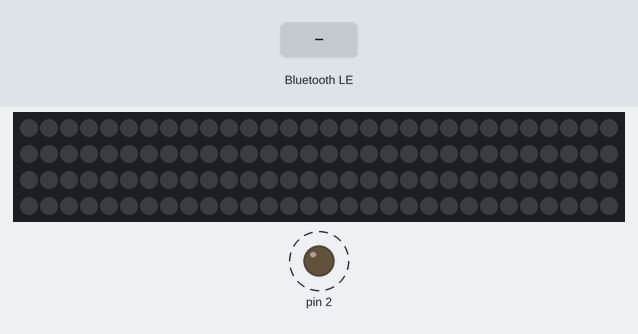
A sketch run on a simulated Arduino Uno, built for the host (arithmetic inside an expression is 32-bit, double 64-bit). On the bench: 120 RGB LEDs in strip order, left to right, continuing on the next row, output pins drawn as LEDs (lit = HIGH). Dashed ring = blinking. The test bench sets the inputs (shaded band). Nothing arrives over Bluetooth unless stated; a phone connects over Bluetooth LE 3 s after start; what the sketch prints to the serial monitor is not drawn.

Above: at 1.2 s.
1.3 s: Bluetooth LE write "1" received
Timing chart, 0 to 10.3 s (numbered marks = the images above; inputs shaded):
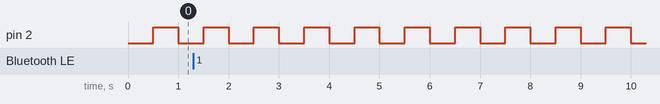

The sketch:

ble-console.ino
```cpp
#include "hardware-strip.h"
#include "ble.h"

System sys;
AdafruitStripView view;
BLE ble;

void setup() {
	Serial.begin(115200);
	pinMode(2, OUTPUT);

	System_init(&sys);
	AdafruitStripView_init(&view, &sys.strip);
	ble.begin(&sys);
}

void loop() {
	digitalWrite(2, (millis() / 500) % 2);
	System_loop(&sys);
	AdafruitStripView_update(&view);
}
```

ble.h
```cpp
#ifndef BLE_H
#define BLE_H

#include <Arduino.h>
#include <BLEDevice.h>
#include <BLEServer.h>
#include <BLEUtils.h>
#include <BLE2902.h>
#include "system.h"

#define STRIP_SERVICE_UUID   "cc17afa2-f14c-4d89-a9a2-079f0f5f1a0a"
#define STRIP_IDENTITY_UUID  "f9e9d826-113d-4f15-815e-dab5ce822b96"
#define STRIP_COMMAND_UUID   "c864acdf-4712-4e28-becf-8cb6fddc71a9"
#define STRIP_ACTION_UUID    "fb4163e4-1e6a-4cfd-bd15-75433c54c71c"

class BLE;

// -------------------------------------------------------
//  Handler declarations – only method signatures
// -------------------------------------------------------

class BLEHandler : public BLEServerCallbacks {
public:
	BLEHandler(BLE* ble);
private:
	BLE* ble;
	void onConnect(BLEServer* server) override;
	void onDisconnect(BLEServer* server) override;
};

class BLEActionHandler : public BLECharacteristicCallbacks {
public:
	BLEActionHandler(BLE* ble);
private:
	BLE* ble;
	void onWrite(BLECharacteristic *characteristic) override;
};

class BLECommandHandler : public BLECharacteristicCallbacks {
public:
	BLECommandHandler(BLE* ble);
private:
	BLE* ble;
	void onWrite(BLECharacteristic *characteristic) override;
};

// -------------------------------------------------------
//  WebRemoteControlPad – plain data + handleInput (declared)
// -------------------------------------------------------

class WebRemoteControlPad {
public:
	int port;
	int connectionId;
	BLE* ble;

	void handleInput(uint8_t actionByte);   // only signature
};

// -------------------------------------------------------
//  BLE – full definition
// -------------------------------------------------------

class BLE {
public:
	System* system;
	WebRemoteControlPad* pad;

	void begin(System* sys) {
		system = sys;
		pad = nullptr;

		BLEDevice::init("RGB Strip");

		server = BLEDevice::createServer();
		server->setCallbacks(new BLEHandler(this));

		service = server->createService(STRIP_SERVICE_UUID);

		identityCharacteristic = service->createCharacteristic(
			STRIP_IDENTITY_UUID,
			BLECharacteristic::PROPERTY_READ
		);

		uint8_t identityValue[18] = {};
		memcpy(identityValue, "rgbstrip\0\0", 10);
		BLEAddress address = BLEDevice::getAddress();
		memcpy(identityValue + 10, address.getNative(), 6);
		identityValue[16] = 0x00;
		identityValue[17] = 0x01;
		identityCharacteristic->setValue(identityValue, 18);

		commandCharacteristic = service->createCharacteristic(
			STRIP_COMMAND_UUID,
			BLECharacteristic::PROPERTY_WRITE
		);
		commandCharacteristic->setCallbacks(new BLECommandHandler(this));

		actionCharacteristic = service->createCharacteristic(
			STRIP_ACTION_UUID,
			BLECharacteristic::PROPERTY_WRITE
		);
		actionCharacteristic->setCallbacks(new BLEActionHandler(this));

		service->start();

		BLEAdvertising* advertising = BLEDevice::getAdvertising();
		advertising->addServiceUUID(STRIP_SERVICE_UUID);
		advertising->setScanResponse(true);
		advertising->setMinPreferred(0x06);
		advertising->setMinPreferred(0x12);
		BLEDevice::startAdvertising();

		Serial.println("Strip advertising. Connect with web control pad...");
	}

private:
	BLEServer* server = nullptr;
	BLEService* service = nullptr;
	BLECharacteristic* identityCharacteristic = nullptr;
	BLECharacteristic* commandCharacteristic = nullptr;
	BLECharacteristic* actionCharacteristic = nullptr;
};

// -------------------------------------------------------
//  Implementation of all methods that need complete BLE
// -------------------------------------------------------

inline BLEHandler::BLEHandler(BLE* ble) {
	this->ble = ble;
}

inline void BLEHandler::onConnect(BLEServer* server) {
	uint16_t connId = server->getConnId();

	if (ble->pad != nullptr) {
		server->disconnect(connId);
		Serial.printf("Port occupied, disconnecting connId=%d\n", connId);
		return;
	}

	WebRemoteControlPad* newPad = new WebRemoteControlPad();
	newPad->port = 0;
	newPad->connectionId = connId;
	newPad->ble = ble;
	ble->pad = newPad;

	Serial.printf("Web control pad connected, connId=%d\n", connId);
}

inline void BLEHandler::onDisconnect(BLEServer* server) {
	uint16_t connId = server->getConnId();

	if (ble->pad != nullptr && ble->pad->connectionId == connId) {
		delete ble->pad;
		ble->pad = nullptr;
		Serial.printf("Web control pad disconnected, connId=%d\n", connId);
	}
}

inline BLEActionHandler::BLEActionHandler(BLE* ble) {
	this->ble = ble;
}

inline void BLEActionHandler::onWrite(BLECharacteristic *characteristic) {
	std::string value = characteristic->getValue();
	if (value.length() >= 1) {
		if (ble->pad != nullptr) {
			ble->pad->handleInput((uint8_t)value[0]);
		}
	}
}

inline BLECommandHandler::BLECommandHandler(BLE* ble) {
	this->ble = ble;
}

inline void BLECommandHandler::onWrite(BLECharacteristic *characteristic) {
	std::string value = characteristic->getValue();
	if (value.length() >= 1) {
		Serial.print("Command: 0x");
		Serial.println((uint8_t)value[0], HEX);
	}
}

inline void WebRemoteControlPad::handleInput(uint8_t actionByte) {
	InputEvent event;
	event.action = (Action)actionByte;
	event.value = 0.0f;
	System_handleInput(ble->system, port, &event);
}

#endif // BLE_H
```

hardware-strip.h
```cpp
#ifndef HARDWARE_STRIP_H
#define HARDWARE_STRIP_H

#include <Arduino.h>
#include "system.h"
#include "ws2812b.h"
#include "Adafruit_NeoPixel.h"

/* ----------------------------------------------------------
   Platform pin constants
   ---------------------------------------------------------- */

#define STRIP_DATA 3

#if defined(ARDUINO_AVR_UNO) || defined(ARDUINO_AVR_NANO)
	#define LED           13
	#define SPI_SCK       13
	#define SPI_MOSI      11
	#define SPI_MISO      12
	#define SPI_CS        10
	#define DISPLAY_DC    -1
	#define I2C_SCL       A5
	#define I2C_SDA       A4
#elif defined(ARDUINO_AVR_MEGA2560)
	#define LED           13
	#define SPI_SCK       52
	#define SPI_MOSI      51
	#define SPI_MISO      50
	#define SPI_CS        53
	#define DISPLAY_DC    -1
	#define I2C_SCL       21
	#define I2C_SDA       20
#elif defined(ESP32)
	#define LED           2
	#define SPI_SCK       18
	#define SPI_MOSI      23
	#define SPI_MISO      19
	#define SPI_CS        5
	#define DISPLAY_DC    4
	#define I2C_SCL       22
	#define I2C_SDA       21
#endif

/* ----------------------------------------------------------
   StripView — assembly bit‑bang driver
   ---------------------------------------------------------- */

typedef struct {
	Strip*  strip;
	uint8_t buffer[STRIP_MAX_LEDS * 3];
} StripView;

static inline void StripView_init(StripView* view, Strip* strip) {
	view->strip = strip;
	pinMode(STRIP_DATA, OUTPUT);
}

static inline void StripView_update(StripView* view) {
	uint16_t length = view->strip->length;
	for (uint16_t i = 0; i < length; i++) {
		uint32_t pixel = view->strip->pixels[i];
		view->buffer[i * 3]     = (pixel >> 8)  & 0xFF;
		view->buffer[i * 3 + 1] = (pixel >> 16) & 0xFF;
		view->buffer[i * 3 + 2] = pixel         & 0xFF;
	}
	ws2812b_write(view->buffer, length * 3);
	delayMicroseconds(80);
	#ifdef WOKWI
		delay(1);
	#endif
}

/* ----------------------------------------------------------
   AdafruitStripView — library‑based fallback (labelled scar)
   ---------------------------------------------------------- */

typedef struct {
	Adafruit_NeoPixel* pixels;
	Strip* strip;
} AdafruitStripView;

static inline void AdafruitStripView_init(AdafruitStripView* view, Strip* strip) {
	view->strip = strip;
	view->pixels = new Adafruit_NeoPixel(view->strip->length, STRIP_DATA, NEO_GRB + NEO_KHZ800);
	view->pixels->begin();
	view->pixels->show();
}

static inline void AdafruitStripView_update(AdafruitStripView* view) {
	for (uint16_t i = 0; i < view->strip->length; i++)
		view->pixels->setPixelColor(i, view->strip->pixels[i]);
	view->pixels->show();
}

#endif /* HARDWARE_STRIP_H */
```

ws2812b.h
```cpp
#ifndef WS2812B_H
#define WS2812B_H

#include <stdint.h>

#ifdef __cplusplus
extern "C" {
#endif

void ws2812b_write(uint8_t *data, uint16_t len);

#ifdef __cplusplus
}
#endif

#endif
```

Source omitted: system.h (13063 bytes)

Measured:
- by itself, pin 2: alternates HIGH for 0.50 s and LOW for 0.50 s
